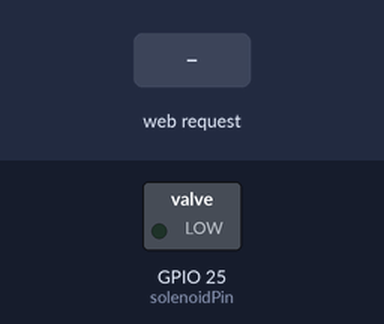
A sketch run on a simulated ESP32. Shown: switched loads named in the sketch (green lamp = pin HIGH). The test bench sets the inputs (shaded band). WiFi joins after 1.5 s; servers stay silent unless stated; what the sketch prints to the serial monitor is not drawn.

Above: at 2.7 s.
2.8 s: HTTP request GET /unlock received
At 3.2 s:
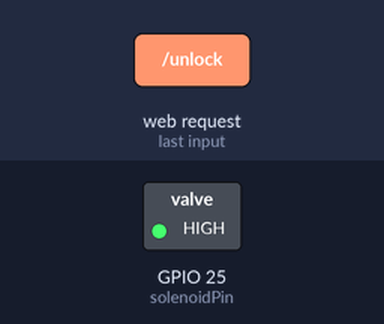
Timing chart, 0 to 9.3 s (numbered marks = the images above; inputs shaded):
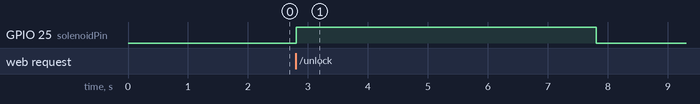

The sketch:

eps32.ino
```cpp
#include <WiFi.h>
#include <WebServer.h>

const char* ssid = "Infinity";
const char* password = "#Udit1588";

WebServer server(80);
const int solenoidPin = 25;

void handleUnlock() {
    digitalWrite(solenoidPin, HIGH);
    delay(5000);
    digitalWrite(solenoidPin, LOW);
    server.send(200, "text/plain", "Door unlocked");
}

void setup() {
    Serial.begin(115200);
    pinMode(solenoidPin, OUTPUT);
    digitalWrite(solenoidPin, LOW);

    WiFi.begin(ssid, password);
    Serial.print("Connecting to WiFi");
    while (WiFi.status() != WL_CONNECTED) {
        delay(500);
        Serial.print(".");
    }
    Serial.println("\nConnected to WiFi");
    Serial.println(WiFi.localIP());

    server.on("/unlock", HTTP_GET, handleUnlock);
    server.begin();
    Serial.println("Server started");
}

void loop() {
    server.handleClient();
}
```

Measured:
- after the input at 2.8 s, GPIO 25 (solenoidPin): LOW → HIGH at once, → LOW 5.0 s later
